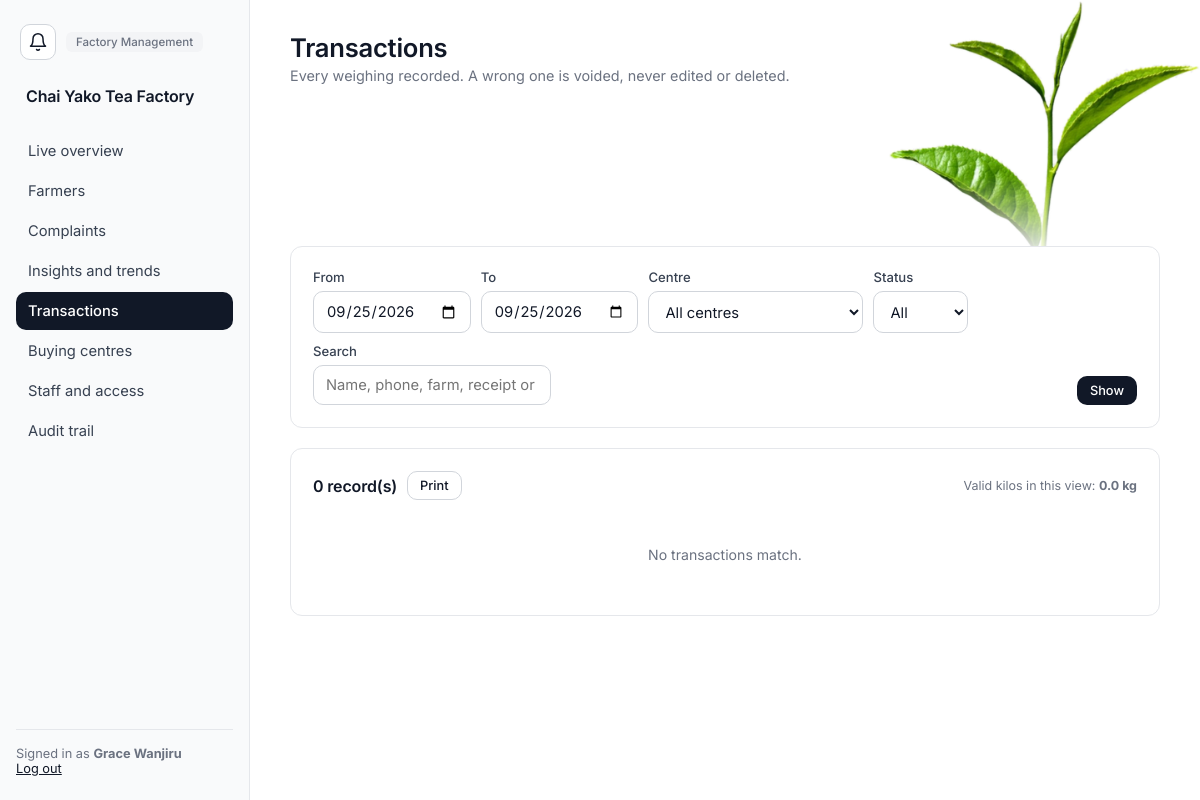
/management/transactions (signed in), run on the app's committed database.
### app/models.py (models this page shows)
class Department(db.Model):
    __tablename__ = "departments"
    id = db.Column(db.Integer, primary_key=True)
    name = db.Column(db.String(100), unique=True, nullable=False)
    description = db.Column(db.String(255))
    status = db.Column(db.String(20), nullable=False, default="ACTIVE")
    created_at = db.Column(db.DateTime, nullable=False, default=utcnow)
    updated_at = db.Column(db.DateTime, nullable=False, default=utcnow, onupdate=utcnow)
    employees = db.relationship("Employee", back_populates="department")

class Employee(db.Model):
    __tablename__ = "employees"
    id = db.Column(db.Integer, primary_key=True)
    employee_number = db.Column(db.String(30), unique=True, nullable=False)
    first_name = db.Column(db.String(80), nullable=False)
    last_name = db.Column(db.String(80), nullable=False)
    phone = db.Column(db.String(30))
    email = db.Column(db.String(120))
    department_id = db.Column(db.Integer, db.ForeignKey("departments.id"), nullable=False, index=True)
    status = db.Column(db.String(20), nullable=False, default="ACTIVE")
    created_at = db.Column(db.DateTime, nullable=False, default=utcnow)
    updated_at = db.Column(db.DateTime, nullable=False, default=utcnow, onupdate=utcnow)
    department = db.relationship("Department", back_populates="employees")
    roles = db.relationship("Role", secondary=employee_roles, back_populates="employees")
    user = db.relationship("User", back_populates="employee", uselist=False)
    @property
    def full_name(self):
        return f"{self.first_name} {self.last_name}"

### app/management.py (the view)
@management_bp.route("/transactions")
@permission_required("VIEW_TRANSACTION")
def transactions():
    query, start, end, centre_id, status, q = _transactions_query(request.args)
    valid_total = float(query.filter(TeaTransaction.status == "VALID")
                        .with_entities(db.func.coalesce(db.func.sum(TeaTransaction.weight_kg), 0.0)).scalar() or 0)
    rows = query.order_by(TeaTransaction.transaction_time.desc()).limit(200).all()
    centres_list = BuyingCentre.query.order_by(BuyingCentre.name).all()
    return render_template("management/transactions.html", rows=rows, valid_total=valid_total, centres=centres_list,
                           start=start, end=end, centre_id=centre_id, status=status, q=q, capped=len(rows) == 200)

### app/management.py (called while the page is built)
def _parse_day(text, fallback):
    try:
        return datetime.strptime(text or "", "%Y-%m-%d").date()
    except ValueError:
        return fallback

### app/models.py (called while the page is built)
    @property
    def is_active(self):
        return self.status == "ACTIVE" and self.employee.status == "ACTIVE"

    @property
    def full_name(self):
        return self.employee.full_name

    @property
    def department(self):
        return self.employee.department

### app/navigation.py (called while the page is built)
def home_endpoint(user):
    for permission, endpoint in _HOME:
        if has_permission(user, permission):
            return endpoint
    return "notices.board"          # an account with no working role still gets somewhere

def nav_items(user):
    allowed = [(endpoint, label) for endpoint, label, rule in _NAV
               if rule(lambda name: has_permission(user, name))]
    home = home_endpoint(user)
    allowed.sort(key=lambda item: item[0] != home)      # stable: only the home item moves up
    return allowed

def home_url(user):
    return url_for(home_endpoint(user))

### app/permissions.py (called while the page is built)
def role_permission_names(user):
    cache = g.setdefault("_role_permissions", {})
    if user.id not in cache:
        cache[user.id] = {
            permission.name
            for role in user.employee.roles if role.status == "ACTIVE"
            for permission in role.permissions
        }
    return cache[user.id]

def active_delegations(user):
    cache = g.setdefault("_active_delegations", {})
    if user.id not in cache:
        now = utcnow()
        rows = Delegation.query.filter_by(delegate_employee_id=user.employee_id, status="ACTIVE").all()
        cache[user.id] = [
            d for d in rows
            if delegation_is_active(d.status, d.start_at, d.expires_at, d.withdrawn_at, now)
        ]
    return cache[user.id]

def permission_source(user, name):
    if user is None or not getattr(user, "is_authenticated", False):
        return None
    if name in role_permission_names(user):
        return ("role", None)
    for delegation in active_delegations(user):
        if delegation.permission.name == name:
            return ("delegation", delegation.id)
    return None

def has_permission(user, name):
    return permission_source(user, name) is not None

### app/rules.py (called while the page is built)
def split_terms(query):
    return [t for t in (query or "").split() if t]

### app/timeutil.py (called while the page is built)
def utcnow():
    return datetime.now(timezone.utc).replace(tzinfo=None)

def today_utc():
    return utcnow().date()

### app/templates/management/transactions.html (shortened to what this page needs)
{% extends "layout/base.html" %}
{% block content %}
<div class="topbar">
  <div class="greeting"><h1>Transactions</h1><p>Every weighing recorded. A wrong one is voided, never edited or deleted.</p></div>
</div>
<div class="card mb">
  <form method="GET" class="chart-toolbar" style="margin:0;">
    <div><label>From</label><input type="date" name="from" value="{{ start.isoformat() }}"></div>
    <div><label>To</label><input type="date" name="to" value="{{ end.isoformat() }}"></div>
    <div><label>Centre</label>
      <select name="centre_id"><option value="">All centres</option>
      </select></div>
    <div><label>Status</label>
      <select name="status">
        <option value="">All</option>
      </select></div>
    <div style="flex:1; min-width:200px;"><label>Search</label><input type="text" name="q" value="{{ q }}" placeholder="Name, phone, farm, receipt or transaction number"></div>
    <div style="align-self:flex-end;"><button class="btn btn-primary btn-sm" type="submit">Show</button></div>
  </form>
</div>
<div class="card">
  <div class="card-header">
    <div class="row" style="align-items:center; gap:10px;">
      <h3>{{ rows|length }} record(s){% if capped %} (showing the latest 200){% endif %}</h3>
      <a class="btn btn-outline btn-sm" target="_blank"
         href="{{ url_for('management.transactions_print', **request.args) }}">Print</a>
    </div>
    <span class="hint">Valid kilos in this view: <strong>{{ valid_total|kg }}</strong></span>
  </div>
  {% if rows %}
  <div class="table-scroll">
  <table>
    <thead><tr><th>When</th><th>Transaction</th><th>Centre</th><th>Farm</th><th>Farmer</th><th class="num">Kilos</th><th>Clerk</th><th></th></tr></thead>
    <tbody>
      {% for t in rows %}
      <tr>
        <td>{{ t.transaction_time|eat }}</td>
        <td>{{ t.transaction_number }}{% if t.receipt %}<div class="muted" style="font-size:0.72rem;">{{ t.receipt.receipt_number }}</div>{% endif %}</td>
        <td>{{ t.buying_centre.name }}</td>
        <td>{{ t.farm.farm_number }}</td>
        <td>{{ t.farmer.full_name }}</td>
        <td class="num">{{ "%.1f"|format(t.weight_kg) }}{% if t.source == 'MANUAL' %} <span class="tag tag-dept">manual</span>{% endif %}</td>
        <td>{{ t.clerk.full_name }}</td>
        <td>
          {% if t.status == 'VOIDED' %}
            <span class="tag tag-void">voided</span>
            <div class="muted" style="font-size:0.72rem;">{{ t.void_reason }}</div>
          {% elif can('CORRECT_TRANSACTION') %}
            <details class="disclosure" style="display:inline-block; margin-left:6px;">
              <summary style="color:var(--danger);">Void</summary>
              <form method="POST" action="{{ url_for('management.void', transaction_id=t.id) }}" class="stack" style="min-width:220px;">
                <input type="hidden" name="back" value="{{ request.full_path }}">
                <input type="text" name="reason" required minlength="5" maxlength="300" placeholder="Why is this being voided?">
                <button class="btn btn-sm btn-danger" type="submit">Void this transaction</button>
              </form>
            </details>
          {% endif %}
        </td>
      </tr>
      {% endfor %}
    </tbody>
  </table>
  </div>
  {% else %}
  <p class="empty-state">No transactions match.</p>
  {% endif %}
</div>
{% endblock %}

### app/templates/layout/base.html (shortened to what this page needs)
<!DOCTYPE html>
<html lang="en">
<head>
<link rel="stylesheet" href="{{ url_for('static', filename='css/style.css') }}">
</head>
<body>
<div class="app-shell">
  <img class="leaf-corner" src="{{ url_for('static', filename='img/tea-leaf.png') }}" alt="" aria-hidden="true">
  <aside class="sidebar factory" id="sidebar">
    <div class="sidebar-top">
      <a href="{{ url_for('notices.board') }}" class="bell {% if request.endpoint and request.endpoint.startswith('notices.') %}active{% endif %}" aria-label="Notices" title="Notices"><svg viewBox="0 0 24 24" fill="none" stroke="currentColor" stroke-width="1.8" stroke-linecap="round" stroke-linejoin="round" aria-hidden="true"><path d="M18 8A6 6 0 0 0 6 8c0 7-3 9-3 9h18s-3-2-3-9"/><path d="M13.7 21a2 2 0 0 1-3.4 0"/></svg></a>
      <span class="role-badge">{{ current_user.department.name }}</span>
    </div>
    <div class="brand">{{ factory_name }}</div>
    <nav class="sidebar-links">
      {% for endpoint, label in nav_items %}
        <a href="{{ url_for(endpoint) }}" class="nav-link {% if request.endpoint and request.endpoint.startswith(endpoint) %}active{% endif %}">{{ label }}</a>
      {% endfor %}
    </nav>
    <div class="sidebar-footer">
      Signed in as <strong>{{ current_user.full_name }}</strong><br>
      <a href="{{ url_for('auth.logout') }}">Log out</a>
    </div>
  </aside>
  <main class="main-area">
    {% block content %}{% endblock %}
  </main>
</div>
</body>
</html>

### app/static/css/style.css (style rules this page uses)
:root { --ink: #111827; --ink-2: #374151; --muted: #6b7280; --line: #e5e7eb; --line-strong: #d1d5db; --soft: #f9fafb; --hover: #f3f4f6; --danger: #b91c1c; --radius: 10px; --card-radius: 12px; --focus-ring: 0 0 0 3px rgba(17, 24, 39, 0.08); --leaf-w: clamp(260px, 26vw, 400px); }
* { box-sizing: border-box; }
body { margin: 0; font-family: Inter, system-ui, -apple-system, "Segoe UI", Roboto, sans-serif; background: #fff; color: var(--ink); min-height: 100vh; -webkit-font-smoothing: antialiased; }
a { text-decoration: none; color: inherit; }
h1, h2, h3, h4 { margin: 0; font-weight: 600; letter-spacing: -0.01em; }
p { margin: 0; }
.app-shell { display: grid; grid-template-columns: 250px 1fr; min-height: 100vh; position: relative; }
.leaf-corner { position: absolute; top: 0; right: 0; z-index: 0; width: var(--leaf-w); height: auto; pointer-events: none; user-select: none; -webkit-mask-image: linear-gradient(to bottom, #000 50%, transparent 74%); mask-image: linear-gradient(to bottom, #000 50%, transparent 74%); }
.sidebar { background: var(--soft); border-right: 1px solid var(--line); color: var(--ink-2); padding: 24px 16px; display: flex; flex-direction: column; gap: 6px; position: sticky; top: 0; height: 100vh; overflow-y: auto; }
.sidebar-links { display: flex; flex-direction: column; gap: 2px; overflow-y: auto; flex: 1; min-height: 0; }
.brand { padding: 4px 10px 20px; font-size: 1rem; font-weight: 600; color: var(--ink); letter-spacing: -0.01em; }
.nav-link { display: block; padding: 10px 12px; border-radius: var(--radius); color: var(--ink-2); font-size: 0.92rem; transition: background .15s, color .15s; }
.nav-link.active { background: var(--ink); color: #fff; font-weight: 500; }
.sidebar-top { display: flex; align-items: center; gap: 10px; padding: 0 0 16px 4px; }
.role-badge { display: inline-block; font-size: 0.72rem; font-weight: 500; color: var(--muted); padding: 3px 10px; border-radius: 6px; background: var(--hover); }
.bell { display: inline-flex; align-items: center; justify-content: center; flex: none; width: 36px; height: 36px; border-radius: var(--radius); border: 1px solid var(--line-strong); background: #fff; color: var(--ink); transition: background .15s, color .15s; }
.bell svg { width: 20px; height: 20px; }
.sidebar-footer { margin-top: auto; padding-top: 16px; border-top: 1px solid var(--line); font-size: 0.8rem; color: var(--muted); }
.sidebar-footer a { color: var(--ink); text-decoration: underline; }
.main-area { padding: 32px 40px 64px; max-width: 1400px; position: relative; z-index: 1; }
.topbar { display: flex; justify-content: space-between; align-items: flex-start; flex-wrap: wrap; gap: 16px; margin-bottom: 28px; min-height: calc(var(--leaf-w) * 0.7 - 32px); padding-right: calc(var(--leaf-w) - 40px); }
.topbar .greeting h1 { font-size: 1.6rem; color: var(--ink); }
.topbar .greeting p { color: var(--muted); margin-top: 4px; font-size: 0.9rem; }
.card { background: #fff; border: 1px solid var(--line); border-radius: var(--card-radius); padding: 22px; }
.card-header { display: flex; justify-content: space-between; align-items: center; margin-bottom: 16px; }
.card-header h3 { font-size: 1rem; color: var(--ink); }
.card-header .hint { font-size: 0.78rem; color: var(--muted); }
label { font-size: 0.82rem; color: var(--ink-2); display: block; margin-bottom: 6px; font-weight: 500; }
input, select, textarea { width: 100%; padding: 10px 12px; border: 1px solid var(--line-strong); border-radius: var(--radius); font-family: inherit; font-size: 0.92rem; color: var(--ink); background: #fff; outline: none; transition: border-color .15s, box-shadow .15s; }
.btn { display: inline-flex; align-items: center; justify-content: center; gap: 8px; padding: 10px 16px; border-radius: var(--radius); border: 1px solid transparent; font-family: inherit; font-weight: 500; font-size: 0.88rem; cursor: pointer; transition: background .15s, border-color .15s; }
.btn-primary { background: var(--ink); color: #fff; }
.btn-outline { background: #fff; border-color: var(--line-strong); color: var(--ink); }
.btn-sm { padding: 6px 12px; font-size: 0.8rem; }
.empty-state { text-align: center; padding: 30px 10px; color: var(--muted); font-size: 0.88rem; }
.row { display: flex; gap: 8px; flex-wrap: wrap; align-items: center; }
.mb { margin-bottom: 20px; }
.chart-toolbar { display: flex; gap: 10px; flex-wrap: wrap; align-items: center; margin-bottom: 14px; }
.chart-toolbar select, .chart-toolbar input { width: auto; }

### data on the page
Department: department.name "Factory Management"
Employee: full_name "Grace Wanjiru"

### other printed values
{{ factory_name }} "Chai Yako Tea Factory"
{{ label }} "Live overview" "Farmers" "Complaints" "Insights and trends" "Transactions" "Buying centres" "Staff and access" "Audit trail"
{{ rows|length }} "0"
{{ valid_total|kg }} "0.0 kg"
